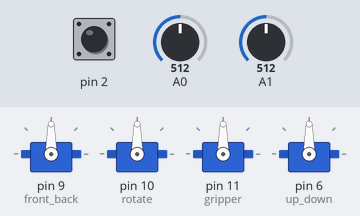
The sketch below on a simulated Arduino Uno, built with avr-gcc and run on an emulated ATmega328P. Shown: 4 × servo. Inputs (shaded band) come from the test bench; at power-on: A0 = 512, A1 = 512, pin 2 HIGH.

Above: at 1.2 s.
1.3 s: A0 set to 592
2.8 s: A0 set to 612
At 4.9 s:
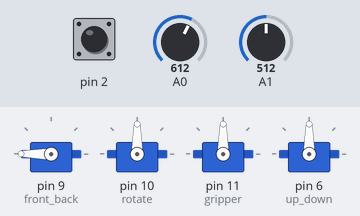
5.8 s: A1 set to 590
7.3 s: A1 set to 608
At 9.6 s:
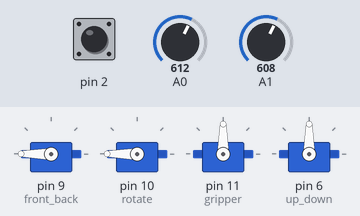
10.3 s: pin 2 pulled LOW for 0.15 s
At 10.38 s:
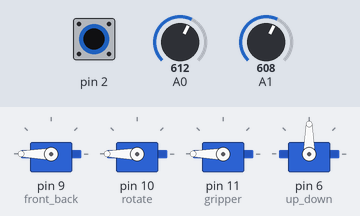
11.9 s: A1 set to 414
13.4 s: A1 set to 386
At 16.8 s:
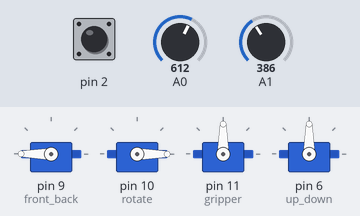
Timing chart, 0 to 17.4 s (numbered marks = the images above; inputs shaded):
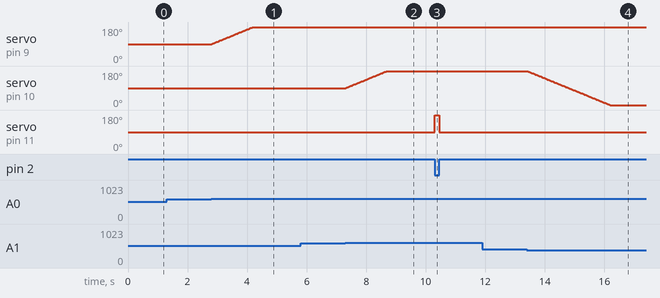

The sketch:

sketch_nov16a.ino
```cpp
#include <Servo.h>


Servo front_back;
Servo up_down;
Servo rotate;
Servo gripper;

int front_backan=90;
int up_downan=90;
int rotatean=90;


void setup() {
  // put your setup code here, to run once:


Serial.begin(9600);


front_back.attach(9);
rotate.attach(10);
gripper.attach(11);
up_down.attach(6);

pinMode(2,INPUT_PULLUP);

}

void loop() {
  // put your main code here, to run repeatedly:


int x1=analogRead(A0);
int y1=analogRead(A1);


if(x1<400)
front_backan--;
else if(x1>600)
front_backan++;


if(y1<400)

rotatean--;
else if(y1>600)
rotatean++;


if(digitalRead(2)==LOW){
gripper.write(180);

}else{
  gripper.write(90);
}

  char m1 = Serial.read();

    if (m1 == 'a') {
      up_downan--;
    }
    if (m1 == 'd') {
      up_downan++;
    }


  front_backan  = constrain(front_backan, 0, 180);
  up_downan  = constrain(up_downan, 0, 180);
  rotatean  = constrain(rotatean, 0, 180);

up_down.write(up_downan);
rotate.write(rotatean);
front_back.write(front_backan);


delay(15);

}
```

Measured:
- the behaviour switches between 600 and 601 on A0 (found by bisection; images 0 and 1)
- the behaviour switches between 600 and 601 on A1 (found by bisection; images 1 and 2)
- the behaviour switches between 400 and 399 on A1 (found by bisection; images 3 and 4)
- after the input at 1.3 s, every drawn part: stays the same
- after the input at 2.8 s, servo on pin 9 (front_back): moves from 90° to 180° over 1.4 s, starting at once
- after the input at 5.8 s, every drawn part: stays the same
- after the input at 7.3 s, servo on pin 10 (rotate): moves from 90° to 180° over 1.4 s, starting at once
- after the input at 10.3 s, servo on pin 11 (gripper): 90° → 180° at once, → 90° 0.15 s later
- after the input at 11.9 s, every drawn part: stays the same
- after the input at 13.4 s, servo on pin 10 (rotate): moves from 180° to 0° over 2.8 s, starting at once
